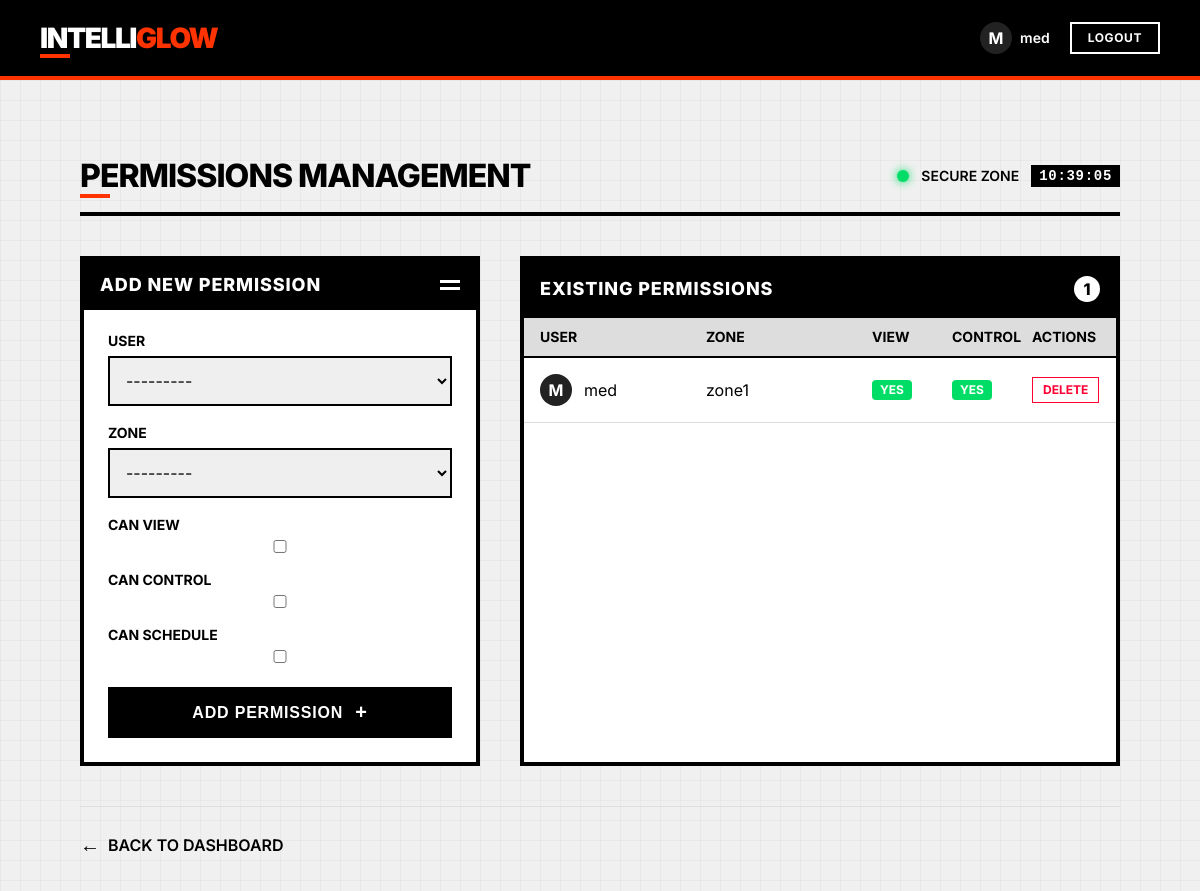
Screenshot of /manage-permissions/ (signed in) with the database file from the repository.
### core/models.py (models this page shows, shortened)
class Permission(models.Model):
    user = models.ForeignKey(User, on_delete=models.CASCADE)
    zone = models.ForeignKey(Zone, on_delete=models.CASCADE)
    can_view = models.BooleanField(default=False)
    can_control = models.BooleanField(default=False)
    can_schedule = models.BooleanField(default=False)
    created_at = models.DateTimeField(auto_now_add=True)
    updated_at = models.DateTimeField(auto_now=True)

class Zone(models.Model):
    name = models.CharField(max_length=100)
    description = models.TextField(blank=True)
    building = models.CharField(max_length=100)
    floor = models.IntegerField()
    current_state = models.BooleanField(default=False)  # True = On, False = Off
    created_at = models.DateTimeField(auto_now_add=True)
    updated_at = models.DateTimeField(auto_now=True)
    def __str__(self):
        return f"{self.name} ({self.building}, Floor {self.floor})"

### core/views.py (the view)
    def wrapper(request, *args, **kwargs):
        if not request.user.is_authenticated or not request.user.is_staff:
            return HttpResponseRedirect(reverse('login'))
        return view_func(request, *args, **kwargs)

### core/views.py
class PermissionForm(forms.ModelForm):
    class Meta:
        model = Permission
        fields = ['user', 'zone', 'can_view', 'can_control', 'can_schedule']

### core/views.py (called while the page is built)
def staff_member_required(view_func):
    def wrapper(request, *args, **kwargs):
        if not request.user.is_authenticated or not request.user.is_staff:
            return HttpResponseRedirect(reverse('login'))
        return view_func(request, *args, **kwargs)
    return wrapper

@staff_member_required
def manage_permissions(request):
    permissions = Permission.objects.all()
    if request.method == "POST":
        form = PermissionForm(request.POST)
        if form.is_valid():
            form.save()
            messages.success(request, "Permission created successfully.")
            return redirect('manage_permissions')
    else:
        form = PermissionForm()
    return render(request, 'core/manage_permissions.html', {'permissions': permissions, 'form': form})

### core/templates/core/manage_permissions.html (shortened to what this page needs)
{% extends "core/base.html" %}
{% block content %}
<div class="brutal-container">
  <div class="brutal-header">
    <h1 class="brutal-title">PERMISSIONS MANAGEMENT</h1>
    <div class="system-status">
      <div class="status-indicator online"></div>
      <span>SECURE ZONE</span>
      <div class="time-display" id="clock">00:00:00</div>
    </div>
  </div>
  <div class="permissions-layout">
    <div class="permission-form-panel">
      <div class="panel-header">
        <h2>ADD NEW PERMISSION</h2>
        <div class="header-decoration">
          <div class="decoration-line"></div>
          <div class="decoration-line"></div>
        </div>
      </div>
      <form method="post" class="brutal-form">
        <div class="form-grid">
          {% for field in form %}
            <div class="form-group">
              <label for="{{ field.id_for_label }}">{{ field.label }}</label>
              {{ field }}
            </div>
          {% endfor %}
        </div>
        <button type="submit" class="submit-btn">
          <span class="btn-text">ADD PERMISSION</span>
          <span class="btn-icon">+</span>
        </button>
      </form>
    </div>
    <div class="permissions-list-panel">
      <div class="panel-header">
        <h2>EXISTING PERMISSIONS</h2>
        <div class="permissions-count">{{ permissions|length }}</div>
      </div>
      {% if permissions %}
        <div class="permissions-table">
          <div class="table-header">
            <div class="col-user">USER</div>
            <div class="col-zone">ZONE</div>
            <div class="col-view">VIEW</div>
            <div class="col-control">CONTROL</div>
            <div class="col-actions">ACTIONS</div>
          </div>
          <div class="table-body">
            {% for permission in permissions %}
              <div class="table-row">
                <div class="col-user">
                  <div class="user-avatar">{{ permission.user.username|first }}</div>
                  <span>{{ permission.user.username }}</span>
                </div>
                <div class="col-zone">{{ permission.zone.name }}</div>
                <div class="col-view">
                  <div class="permission-indicator {% if permission.can_view %}enabled{% else %}disabled{% endif %}">
                    {% if permission.can_view %}YES{% else %}NO{% endif %}
                  </div>
                </div>
                <div class="col-control">
                  <div class="permission-indicator {% if permission.can_control %}enabled{% else %}disabled{% endif %}">
                    {% if permission.can_control %}YES{% else %}NO{% endif %}
                  </div>
                </div>
                <div class="col-actions">
                  <a href="{% url 'delete_permission' permission.id %}" class="delete-btn" onclick="return confirm('Are you sure you want to delete this permission?')">
                    DELETE
                  </a>
                </div>
              </div>
            {% endfor %}
          </div>
        </div>
      {% else %}
        <div class="empty-permissions">
          <div class="empty-icon">⚠️</div>
          <div class="empty-message">NO PERMISSIONS FOUND</div>
        </div>
      {% endif %}
    </div>
  </div>
  <div class="back-navigation">
    <a href="{% url 'dashboard' %}" class="back-btn">
      <span class="back-icon">←</span>
      <span>BACK TO DASHBOARD</span>
    </a>
  </div>
</div>
{% endblock %}

### core/templates/core/base.html (shortened to what this page needs)
{% load static %}
<!DOCTYPE html>
<html lang="en">
<head>
    <link rel="stylesheet" href="{% static 'css/main.css' %}">
</head>
<body>
    <header>
        <div class="header-container">
            <h1>Intelli<span style="color: #ff3300;">Glow</span></h1>
            <div class="user-controls">
                {% if user.is_authenticated %}
                    <div class="username">
                        <div class="user-avatar">{{ user.username|first }}</div>
                        <span>{{ user.username }}</span>
                    </div>
                    <a href="{% url 'login' %}" class="logout-btn">Logout</a>
                {% else %}
                    <a href="{% url 'login' %}" class="login-btn">Login</a>
                {% endif %}
            </div>
        </div>
    </header>
    <main>
        {% block content %}
        {% endblock %}
    </main>
</body>
</html>

### core/templates/core/base.html (style rules this page uses)
:root { --black: #000000; --white: #ffffff; --gray-dark: #222222; --gray: #888888; --accent: #ff3300; --green: #00dd66; --spacing: 40px; --header-height: 80px; }
* { margin: 0; padding: 0; box-sizing: border-box; }
body { font-family: 'Inter', sans-serif; background-color: #f0f0f0; color: var(--black); line-height: 1; position: relative; min-height: 100vh; }
body::before { content: ""; position: fixed; top: 0; left: 0; right: 0; bottom: 0; background-image: linear-gradient(to right, rgba(0,0,0,0.03) 1px, transparent 1px), linear-gradient(to bottom, rgba(0,0,0,0.03) 1px, transparent 1px); background-size: 20px 20px; z-index: -1; pointer-events: none; }
header { background-color: var(--black); color: var(--white); height: var(--header-height); position: sticky; top: 0; z-index: 100; border-bottom: 4px solid var(--accent); }
.header-container { max-width: 1440px; margin: 0 auto; padding: 0 var(--spacing); display: flex; justify-content: space-between; align-items: center; height: 100%; }
h1 { font-weight: 900; text-transform: uppercase; letter-spacing: -0.05em; font-size: 28px; position: relative; }
h1::after { content: ""; position: absolute; bottom: -6px; left: 0; width: 30px; height: 4px; background-color: var(--accent); }
.user-controls { display: flex; align-items: center; font-weight: 600; font-size: 14px; }
.username { margin-right: 20px; display: flex; align-items: center; gap: 8px; }
.user-avatar { width: 32px; height: 32px; background-color: var(--gray); border-radius: 50%; display: flex; align-items: center; justify-content: center; font-weight: 800; font-size: 16px; text-transform: uppercase; }
.logout-btn, .login-btn { background-color: transparent; color: var(--white); text-decoration: none; padding: 8px 16px; border: 2px solid var(--white); text-transform: uppercase; font-weight: 700; font-size: 12px; letter-spacing: 0.05em; transition: all 0.2s ease; }
main { padding: var(--spacing); max-width: 1440px; margin: 0 auto; padding-bottom: 100px; }

### rows the page displays
Permission: user.username|first "M", user.username "med", zone.name "zone1", can_view "YES", can_control "YES"

### other values shown
{{ user.username|first }} "M"
{{ user.username }} "med"
{{ field.label }} "USER" "ZONE" "CAN VIEW" "CAN CONTROL" "CAN SCHEDULE"
{{ permissions|length }} "1"
